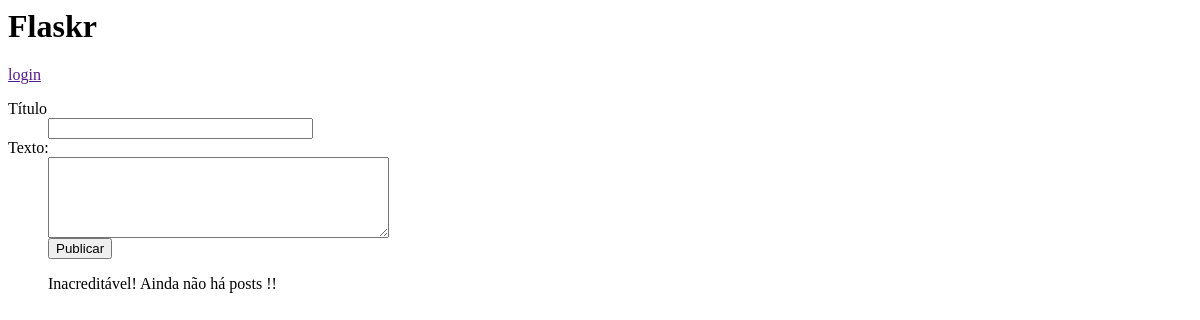
Before: / with the older database file.
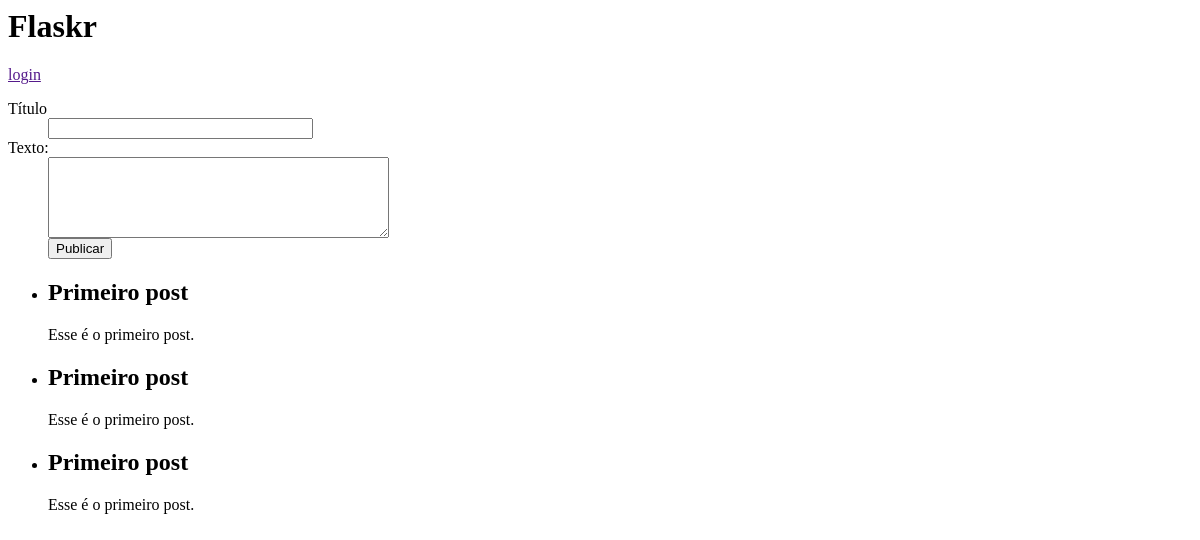
After: the same page with the newer database file.
### tables this page shows
CREATE TABLE entradas(
    id integer primary key autoincrement,
    titulo string not null,
    texto string not null
);

### flaskr.py (the view)
@app .route('/')
def index():
    sql = 'SELECT titulo, texto from entradas order by id desc'
    cur = g.db.execute(sql)
    entradas = [dict(titulo=titulo, texto=texto) for titulo, texto in cur.fetchall()]
    return render_template('index.html', entradas=entradas)

### flaskr.py (called while the page is built)
def connect_db():
    return sqlite3.connect(DATABASE)

@app.before_request
def before():
    g.db = connect_db()

@app.teardown_request
def after(exception):
    g.db.close()

### templates/index.html
{% extends 'layout.html' %}
{% block body %}
    <form method="POST" action="/inserir">
        <dl>
            <dt>Título
                <dd><input type='text' size='30' name='titulo'></dd>
            </dt>
            <dt>Texto:
                <dd>
                    <textarea rows='5' cols='40' name='texto'></textarea>
                </dd>
                <dd><input type="submit", value="Publicar"></dd>
            </dt>
        </dl>
    </form>
    <ul>
        {% for entrada in entradas %}
        <li><h2>{{ entrada.titulo }}</h2> {{ entrada.texto }}</li>
        {% else %}
            <p>Inacreditável! Ainda não há posts !!</p>
        {% endfor%}
    </ul>
{% endblock %}

### templates/layout.html
<html>
    <head>
    </head>
    <body>
        <div>
            <h1>Flaskr</h1>
            <div>
                <a href="">login</a>
            </div>
            <div>
                {% block body%}{% endblock %}
            </div>
        </div>
    </body>
</html>

Changed rows visible on the page:
added entradas: titulo "Primeiro post", texto "Esse é o primeiro post."
added entradas: titulo "Primeiro post", texto "Esse é o primeiro post."
added entradas: titulo "Primeiro post", texto "Esse é o primeiro post."
Other visible differences:
text no longer shown: "Inacreditável! Ainda não há posts !!"
